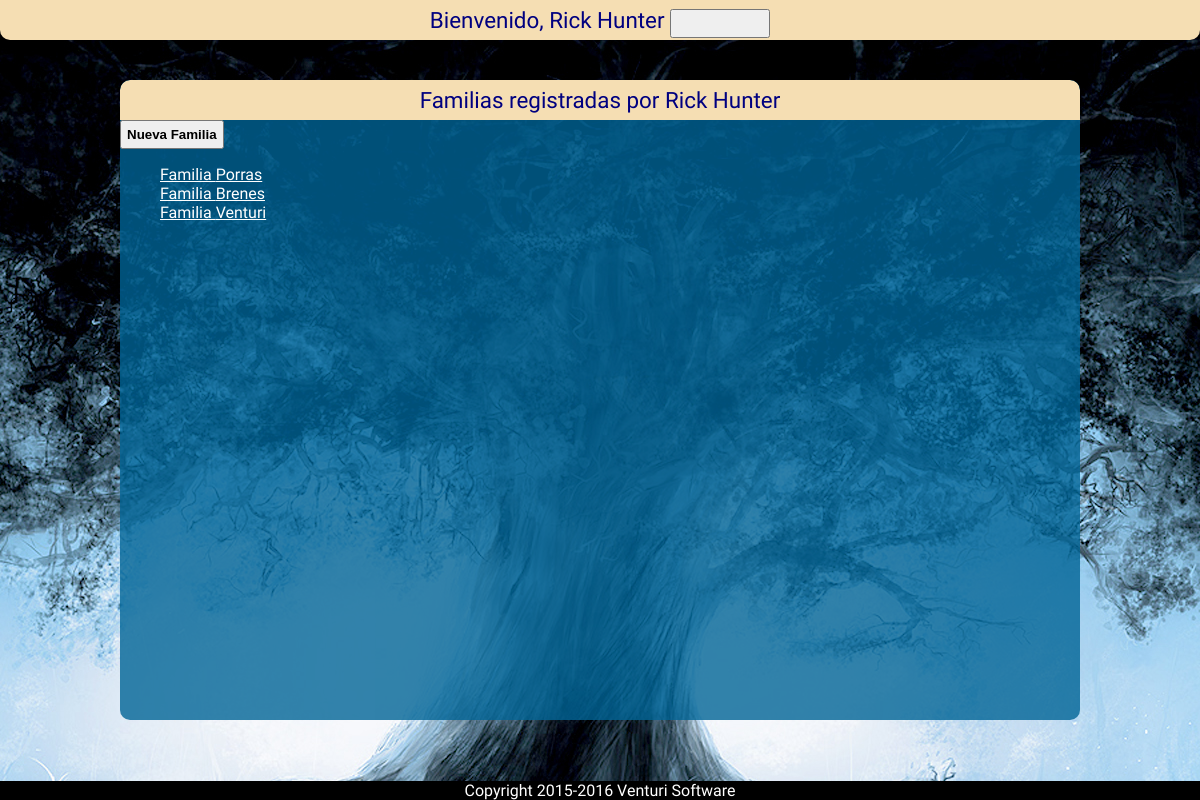
Page /family/ (signed in) on the committed database.
### family/models.py (models this page shows, shortened)
class Family(models.Model):
	family_name = models.CharField('Apellidos familiares',max_length=100) #Apellidos familiares
	family_id = models.CharField('ID personalizado',max_length=24) #Id personal de la familia

### family/views.py (the view)
# urls.py: url(r'^(?P<req_id>[0-9])+/$', login_required(views.reqFamily), name='family'),
def family(request):
	family_list = Family.objects.all
	captcha = ReCaptchaField()
	context = {'family_list':family_list}
	return render(request, 'family/family.html',context)

### family/templates/family/family.html (shortened to what this page needs)
{% extends "base.html" %}
{% block content %}
<div class="titulo_seccion">Familias registradas por {{ request.user.first_name.title }} {{ request.user.last_name.title }}</div>
<input onclick="location.href='{% url 'family:add_family' %}'"  type="submit" value="Nueva Familia"/>
{% if family_list %}
    <ul>
    {% for family in family_list %}
        <li><a href="{% url 'family:family' family.id %}">Familia {{ family.family_name }}</a></li>
    {% endfor %}
    </ul>
{% else %}
    <p>No hay ninguna familia registrada.</p>
{% endif %}
{% endblock %}

### family/templates/base.html (shortened to what this page needs)
{% load staticfiles %}
<head>
	<link rel="stylesheet" type="text/css" href="{% static 'family/style.css' %}" />
</head>
<body>
	<div class="titulo_principal">{% block section_title %}
		Bienvenido, {{ request.user.first_name.title }} {{ request.user.last_name.title }}{% endblock %}
		<input id="logout_button" type="submit" value="" onclick="location.href='{% url 'logout' %}'"/>
	</div>
	<div class="cuerpo_seccion">
		{% block content %}{% endblock %}
	</div>
{% block footer %}<div class="footer">Copyright 2015-2016 Venturi Software</div>{% endblock %}
</body>

### family/static/family/style.css (style rules this page uses)
body { background-color: wheat; color: white; text-align: justify; font-family: Cantarell; width: 100%; margin: 0; background-image: url('./images/tree-sun.jpg'); background-position: top center; background-attachment: fixed; z-index: 0; }
input[type="button"],input[type="submit"],button { padding: 5px; width: auto; min-width: 100px; font-weight: bold; }
ul { list-style-type: none; }
a { width: auto; color: white; }
a:visited, a:before { color: white; }
.footer { display: block; position: fixed; width: 100%; bottom: 0; text-align: center; background-color: black; z-index: 1000; }
.titulo_principal { background-color: wheat; line-height: 40px; width: 100%; color: navy; left: 0; top: 0; margin: 0; padding: 0; text-align: center; font-size: 140%; border-radius: 0px 0px 10px 10px; -moz-border-radius: 0px 0px 10px 10px; -webkit-border-radius: 0px 0px 10px 10px; border: 0px; border-collapse: collapse; z-index: 500; }
#logout_button,#logout_button:focus,#logout_button::-moz-focus-inner { min-width: 40px; height: auto; position: absolute; right: 0; background-image: url('images/logout.png'); background-position: center center; background-size: contain; background-repeat: no-repeat; border: 0; background-color: wheat; outline: none; }
.titulo_seccion { background-color: wheat; line-height: 40px; width: 100%; color: navy; left: 0; top: 0; margin: 0; padding: 0; text-align: center; font-size: 140%; border-radius: 10px 10px 0px 0px; -moz-border-radius: 10px 10px 0px 0px; -webkit-border-radius: 10px 10px 0px 0px; border: 0px; border-collapse: collapse; z-index: 500; }
.cuerpo_seccion { display: block; position: fixed; top: 10%; bottom: 10%; left: 0; right: 0; background-color: rgba(0,100,150,0.8); width: 80%; height: auto; min-width: 400px; margin: auto; padding-bottom: 0.1px; border-radius: 10px 10px 10px 10px; -moz-border-radius: 10px 10px 10px 10px; -webkit-border-radius: 10px 10px 10px 10px; border: 0px; border-collapse: collapse; z-index: 500; overflow-y: auto; }

### rows in the picture
Family: family_name "Porras"
Family: family_name "Brenes"
Family: family_name "Venturi"

### other values in the picture
{{ request.user.first_name.title }} "Rick"
{{ request.user.last_name.title }} "Hunter"
